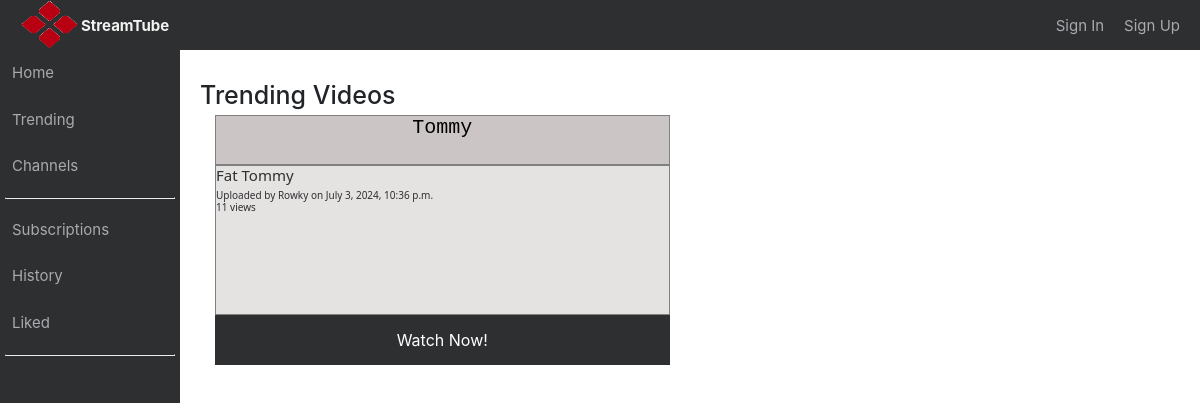
/trending/, run on an earlier commit of the app's database.
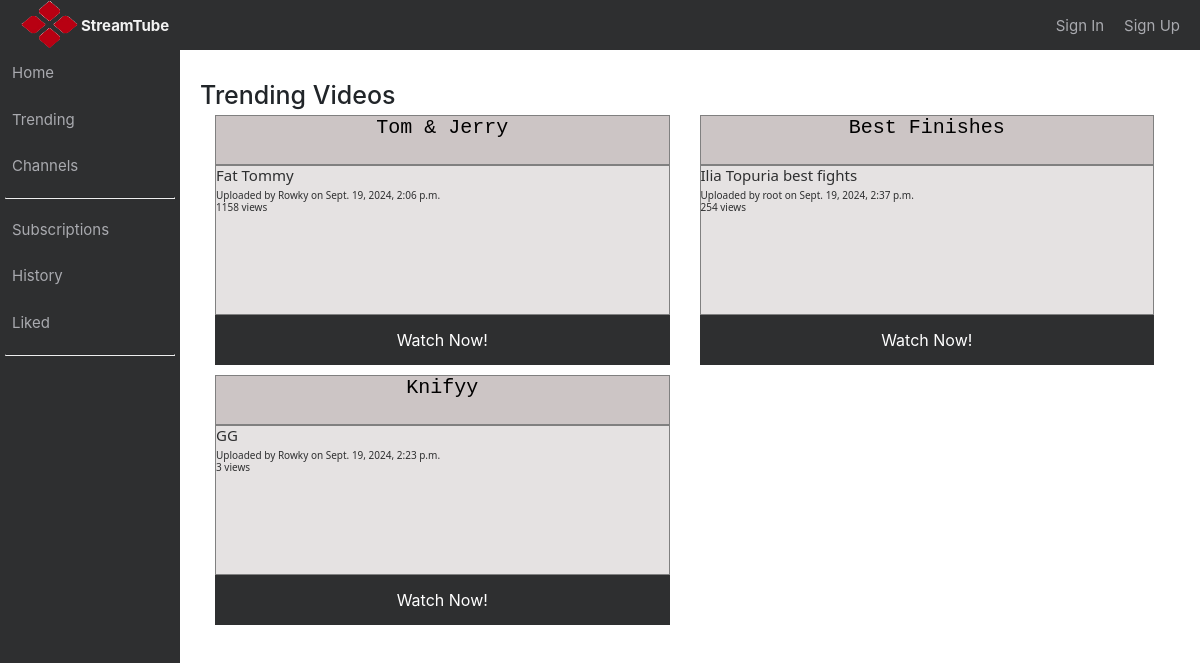
And on a later commit of the database.
### youtube/models.py (models this page shows)
class Video(models.Model):
    title = models.CharField(max_length=30)
    description = models.TextField(max_length=300)
    path = models.CharField(max_length=60)
    datetime = models.DateTimeField(blank=False, null=False) #todo: auto_now=True
    user = models.ForeignKey('auth.User', on_delete=models.CASCADE)
    number_of_views = models.IntegerField(blank=True, default=0)

### youtube/views.py (the view)
# urls.py: path('trending/', views.trending, name='trending'),
def trending(request):
    context = {}
    videos = Video.objects.all().order_by('-number_of_views')[:5]
    context['videos'] = videos
    try:
        channel = Channel.objects.filter(user__username = request.user).get().channel_name != ""
        print(channel)
        context['channel'] = channel
    except Channel.DoesNotExist:
        channel = False
    return render(request, "trending.html", context)

### youtube/templates/trending.html (shortened to what this page needs)
{% extends "parent.html" %}
	{% block body %}
	<div class="video_area">
		<div class="ad_area">
			<h1>Trending Videos</h1>
			{% for video in videos %}
			<div class = "video_advertisement col-md-6">
				<div class="video_title">
					<h2 align="center" style="font-family: Courier New">{{ video.title }}</h2>
				</div>
				<div class="video_description">
					<h4 align="left">{{ video.description }}</h5>
                    <h6 align="left, bottom" style="position: relative; float:bottom; margin-bottom:0px">Uploaded by {{ video.user }} on {{ video.datetime }}</h6>
                    <h6 align = "left">{{ video.number_of_views }} views</h6>
				</div>
				<div class="watch_now">
					<a href="/video/{{ video.id }}/{{ 1 }}/"><button class="button button5">Watch Now!</button></a>
				</div>
			</div>
			{% endfor %}
		</div>
	</div>>
	{% endblock %}

What changed in the data, as far as the page shows it:
changed Video "Fat Tommy": title "Tommy" → "Tom & Jerry"; datetime "July 3, 2024, 10:36 p.m." → "Sept. 19, 2024, 2:06 p.m."; number_of_views "11" → "1158"
added Video: title "Best Finishes", description "Ilia Topuria best fights", user "root", datetime "Sept. 19, 2024, 2:37 p.m.", number_of_views "254"
added Video: title "Knifyy", description "GG", user "Rowky", datetime "Sept. 19, 2024, 2:23 p.m.", number_of_views "3"
